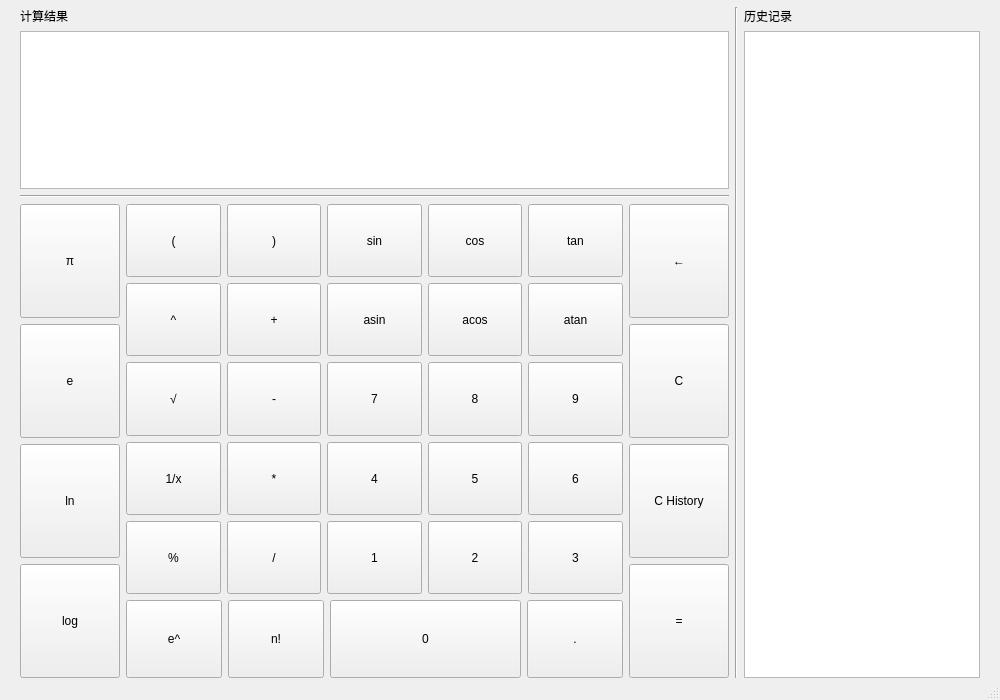
<?xml version="1.0" encoding="UTF-8"?>
<ui version="4.0">
 <class>MainWindow</class>
 <widget class="QMainWindow" name="MainWindow">
  <property name="geometry">
   <rect>
    <x>0</x>
    <y>0</y>
    <width>1000</width>
    <height>700</height>
   </rect>
  </property>
  <property name="sizePolicy">
   <sizepolicy hsizetype="MinimumExpanding" vsizetype="MinimumExpanding">
    <horstretch>0</horstretch>
    <verstretch>0</verstretch>
   </sizepolicy>
  </property>
  <property name="minimumSize">
   <size>
    <width>1000</width>
    <height>700</height>
   </size>
  </property>
  <property name="windowTitle">
   <string>MainWindow</string>
  </property>
  <widget class="QWidget" name="centralwidget">
   <layout class="QGridLayout" name="gridLayout_2">
    <property name="leftMargin">
     <number>20</number>
    </property>
    <property name="topMargin">
     <number>7</number>
    </property>
    <property name="rightMargin">
     <number>20</number>
    </property>
    <property name="bottomMargin">
     <number>0</number>
    </property>
    <item row="0" column="0">
     <layout class="QHBoxLayout" name="horizontalLayout_3" stretch="3,0,1">
      <item>
       <layout class="QVBoxLayout" name="verticalLayout_4" stretch="0,1,0,3">
        <item>
         <widget class="QLabel" name="label_2">
          <property name="text">
           <string>计算结果</string>
          </property>
         </widget>
        </item>
        <item>
         <widget class="QTextBrowser" name="showText">
          <property name="font">
           <font>
            <family>Times New Roman</family>
            <pointsize>36</pointsize>
           </font>
          </property>
          <property name="cursor" stdset="0">
           <cursorShape>IBeamCursor</cursorShape>
          </property>
          <property name="html">
           <string>&lt;!DOCTYPE HTML PUBLIC &quot;-//W3C//DTD HTML 4.0//EN&quot; &quot;http://www.w3.org/TR/REC-html40/strict.dtd&quot;&gt;
&lt;html&gt;&lt;head&gt;&lt;meta name=&quot;qrichtext&quot; content=&quot;1&quot; /&gt;&lt;style type=&quot;text/css&quot;&gt;
p, li { white-space: pre-wrap; }
&lt;/style&gt;&lt;/head&gt;&lt;body style=&quot; font-family:'Times New Roman'; font-size:36pt; font-weight:400; font-style:normal;&quot;&gt;
&lt;p align=&quot;center&quot; style=&quot;-qt-paragraph-type:empty; margin-top:0px; margin-bottom:0px; margin-left:0px; margin-right:0px; -qt-block-indent:0; text-indent:0px;&quot;&gt;&lt;br /&gt;&lt;/p&gt;&lt;/body&gt;&lt;/html&gt;</string>
          </property>
         </widget>
        </item>
        <item>
         <widget class="Line" name="line">
          <property name="orientation">
           <enum>Qt::Horizontal</enum>
          </property>
         </widget>
        </item>
        <item>
         <layout class="QHBoxLayout" name="horizontalLayout_2" stretch="1,5,1">
          <item>
           <layout class="QVBoxLayout" name="verticalLayout" stretch="0,0,0,0">
            <item>
             <widget class="QPushButton" name="pi">
              <property name="sizePolicy">
               <sizepolicy hsizetype="Preferred" vsizetype="Preferred">
                <horstretch>0</horstretch>
                <verstretch>0</verstretch>
               </sizepolicy>
              </property>
              <property name="cursor">
               <cursorShape>PointingHandCursor</cursorShape>
              </property>
              <property name="text">
               <string>π</string>
              </property>
             </widget>
            </item>
            <item>
             <widget class="QPushButton" name="e">
              <property name="sizePolicy">
               <sizepolicy hsizetype="Preferred" vsizetype="Preferred">
                <horstretch>0</horstretch>
                <verstretch>0</verstretch>
               </sizepolicy>
              </property>
              <property name="cursor">
               <cursorShape>PointingHandCursor</cursorShape>
              </property>
              <property name="text">
               <string>e</string>
              </property>
             </widget>
            </item>
            <item>
             <widget class="QPushButton" name="mln">
              <property name="sizePolicy">
               <sizepolicy hsizetype="Preferred" vsizetype="Preferred">
                <horstretch>0</horstretch>
                <verstretch>0</verstretch>
               </sizepolicy>
              </property>
              <property name="cursor">
               <cursorShape>PointingHandCursor</cursorShape>
              </property>
              <property name="text">
               <string>ln</string>
              </property>
             </widget>
            </item>
            <item>
             <widget class="QPushButton" name="mlog">
              <property name="sizePolicy">
               <sizepolicy hsizetype="Preferred" vsizetype="Preferred">
                <horstretch>0</horstretch>
                <verstretch>0</verstretch>
               </sizepolicy>
              </property>
              <property name="cursor">
               <cursorShape>PointingHandCursor</cursorShape>
              </property>
              <property name="text">
               <string>log</string>
              </property>
             </widget>
            </item>
           </layout>
          </item>
          <item>
           <layout class="QVBoxLayout" name="verticalLayout_3" stretch="5,1">
            <item>
             <layout class="QGridLayout" name="gridLayout">
              <item row="3" column="2">
               <widget class="QPushButton" name="num_4">
                <property name="sizePolicy">
                 <sizepolicy hsizetype="Preferred" vsizetype="Preferred">
                  <horstretch>0</horstretch>
                  <verstretch>0</verstretch>
                 </sizepolicy>
                </property>
                <property name="cursor">
                 <cursorShape>PointingHandCursor</cursorShape>
                </property>
                <property name="text">
                 <string>4</string>
                </property>
               </widget>
              </item>
              <item row="2" column="4">
               <widget class="QPushButton" name="num_9">
                <property name="sizePolicy">
                 <sizepolicy hsizetype="Preferred" vsizetype="Preferred">
                  <horstretch>0</horstretch>
                  <verstretch>0</verstretch>
                 </sizepolicy>
                </property>
                <property name="cursor">
                 <cursorShape>PointingHandCursor</cursorShape>
                </property>
                <property name="text">
                 <string>9</string>
                </property>
               </widget>
              </item>
              <item row="2" column="1">
               <widget class="QPushButton" name="sub">
                <property name="sizePolicy">
                 <sizepolicy hsizetype="Preferred" vsizetype="Preferred">
                  <horstretch>0</horstretch>
                  <verstretch>0</verstretch>
                 </sizepolicy>
                </property>
                <property name="cursor">
                 <cursorShape>PointingHandCursor</cursorShape>
                </property>
                <property name="text">
                 <string>-</string>
                </property>
               </widget>
              </item>
              <item row="4" column="4">
               <widget class="QPushButton" name="num_3">
                <property name="sizePolicy">
                 <sizepolicy hsizetype="Preferred" vsizetype="Preferred">
                  <horstretch>0</horstretch>
                  <verstretch>0</verstretch>
                 </sizepolicy>
                </property>
                <property name="cursor">
                 <cursorShape>PointingHandCursor</cursorShape>
                </property>
                <property name="text">
                 <string>3</string>
                </property>
               </widget>
              </item>
              <item row="2" column="3">
               <widget class="QPushButton" name="num_8">
                <property name="sizePolicy">
                 <sizepolicy hsizetype="Preferred" vsizetype="Preferred">
                  <horstretch>0</horstretch>
                  <verstretch>0</verstretch>
                 </sizepolicy>
                </property>
                <property name="cursor">
                 <cursorShape>PointingHandCursor</cursorShape>
                </property>
                <property name="text">
                 <string>8</string>
                </property>
               </widget>
              </item>
              <item row="4" column="3">
               <widget class="QPushButton" name="num_2">
                <property name="sizePolicy">
                 <sizepolicy hsizetype="Preferred" vsizetype="Preferred">
                  <horstretch>0</horstretch>
                  <verstretch>0</verstretch>
                 </sizepolicy>
                </property>
                <property name="cursor">
                 <cursorShape>PointingHandCursor</cursorShape>
                </property>
                <property name="text">
                 <string>2</string>
                </property>
               </widget>
              </item>
              <item row="4" column="1">
               <widget class="QPushButton" name="div">
                <property name="sizePolicy">
                 <sizepolicy hsizetype="Preferred" vsizetype="Preferred">
                  <horstretch>0</horstretch>
                  <verstretch>0</verstretch>
                 </sizepolicy>
                </property>
                <property name="cursor">
                 <cursorShape>PointingHandCursor</cursorShape>
                </property>
                <property name="text">
                 <string>/</string>
                </property>
               </widget>
              </item>
              <item row="1" column="1">
               <widget class="QPushButton" name="add">
                <property name="sizePolicy">
                 <sizepolicy hsizetype="Preferred" vsizetype="Preferred">
                  <horstretch>0</horstretch>
                  <verstretch>0</verstretch>
                 </sizepolicy>
                </property>
                <property name="cursor">
                 <cursorShape>PointingHandCursor</cursorShape>
                </property>
                <property name="text">
                 <string>+</string>
                </property>
               </widget>
              </item>
              <item row="3" column="1">
               <widget class="QPushButton" name="mul">
                <property name="sizePolicy">
                 <sizepolicy hsizetype="Preferred" vsizetype="Preferred">
                  <horstretch>0</horstretch>
                  <verstretch>0</verstretch>
                 </sizepolicy>
                </property>
                <property name="cursor">
                 <cursorShape>PointingHandCursor</cursorShape>
                </property>
                <property name="text">
                 <string>*</string>
                </property>
               </widget>
              </item>
              <item row="4" column="2">
               <widget class="QPushButton" name="num_1">
                <property name="sizePolicy">
                 <sizepolicy hsizetype="Preferred" vsizetype="Preferred">
                  <horstretch>0</horstretch>
                  <verstretch>0</verstretch>
                 </sizepolicy>
                </property>
                <property name="cursor">
                 <cursorShape>PointingHandCursor</cursorShape>
                </property>
                <property name="text">
                 <string>1</string>
                </property>
               </widget>
              </item>
              <item row="3" column="4">
               <widget class="QPushButton" name="num_6">
                <property name="sizePolicy">
                 <sizepolicy hsizetype="Preferred" vsizetype="Preferred">
                  <horstretch>0</horstretch>
                  <verstretch>0</verstretch>
                 </sizepolicy>
                </property>
                <property name="cursor">
                 <cursorShape>PointingHandCursor</cursorShape>
                </property>
                <property name="text">
                 <string>6</string>
                </property>
               </widget>
              </item>
              <item row="3" column="3">
               <widget class="QPushButton" name="num_5">
                <property name="sizePolicy">
                 <sizepolicy hsizetype="Preferred" vsizetype="Preferred">
                  <horstretch>0</horstretch>
                  <verstretch>0</verstretch>
                 </sizepolicy>
                </property>
                <property name="cursor">
                 <cursorShape>PointingHandCursor</cursorShape>
                </property>
                <property name="text">
                 <string>5</string>
                </property>
               </widget>
              </item>
              <item row="2" column="2">
               <widget class="QPushButton" name="num_7">
                <property name="sizePolicy">
                 <sizepolicy hsizetype="Preferred" vsizetype="Preferred">
                  <horstretch>0</horstretch>
                  <verstretch>0</verstretch>
                 </sizepolicy>
                </property>
                <property name="cursor">
                 <cursorShape>PointingHandCursor</cursorShape>
                </property>
                <property name="text">
                 <string>7</string>
                </property>
               </widget>
              </item>
              <item row="1" column="0">
               <widget class="QPushButton" name="power">
                <property name="sizePolicy">
                 <sizepolicy hsizetype="Preferred" vsizetype="Preferred">
                  <horstretch>0</horstretch>
                  <verstretch>0</verstretch>
                 </sizepolicy>
                </property>
                <property name="cursor">
                 <cursorShape>PointingHandCursor</cursorShape>
                </property>
                <property name="text">
                 <string>^</string>
                </property>
               </widget>
              </item>
              <item row="1" column="4">
               <widget class="QPushButton" name="matan">
                <property name="sizePolicy">
                 <sizepolicy hsizetype="Preferred" vsizetype="Preferred">
                  <horstretch>0</horstretch>
                  <verstretch>0</verstretch>
                 </sizepolicy>
                </property>
                <property name="cursor">
                 <cursorShape>PointingHandCursor</cursorShape>
                </property>
                <property name="text">
                 <string>atan</string>
                </property>
               </widget>
              </item>
              <item row="1" column="3">
               <widget class="QPushButton" name="macos">
                <property name="sizePolicy">
                 <sizepolicy hsizetype="Preferred" vsizetype="Preferred">
                  <horstretch>0</horstretch>
                  <verstretch>0</verstretch>
                 </sizepolicy>
                </property>
                <property name="cursor">
                 <cursorShape>PointingHandCursor</cursorShape>
                </property>
                <property name="text">
                 <string>acos</string>
                </property>
               </widget>
              </item>
              <item row="1" column="2">
               <widget class="QPushButton" name="masin">
                <property name="sizePolicy">
                 <sizepolicy hsizetype="Preferred" vsizetype="Preferred">
                  <horstretch>0</horstretch>
                  <verstretch>0</verstretch>
                 </sizepolicy>
                </property>
                <property name="cursor">
                 <cursorShape>PointingHandCursor</cursorShape>
                </property>
                <property name="text">
                 <string>asin</string>
                </property>
               </widget>
              </item>
              <item row="0" column="2">
               <widget class="QPushButton" name="msin">
                <property name="sizePolicy">
                 <sizepolicy hsizetype="Preferred" vsizetype="Preferred">
                  <horstretch>0</horstretch>
                  <verstretch>0</verstretch>
                 </sizepolicy>
                </property>
                <property name="cursor">
                 <cursorShape>PointingHandCursor</cursorShape>
                </property>
                <property name="text">
                 <string>sin</string>
                </property>
               </widget>
              </item>
              <item row="0" column="3">
               <widget class="QPushButton" name="mcos">
                <property name="sizePolicy">
                 <sizepolicy hsizetype="Preferred" vsizetype="Preferred">
                  <horstretch>0</horstretch>
                  <verstretch>0</verstretch>
                 </sizepolicy>
                </property>
                <property name="cursor">
                 <cursorShape>PointingHandCursor</cursorShape>
                </property>
                <property name="text">
                 <string>cos</string>
                </property>
               </widget>
              </item>
              <item row="0" column="4">
               <widget class="QPushButton" name="mtan">
                <property name="sizePolicy">
                 <sizepolicy hsizetype="Preferred" vsizetype="Preferred">
                  <horstretch>0</horstretch>
                  <verstretch>0</verstretch>
                 </sizepolicy>
                </property>
                <property name="cursor">
                 <cursorShape>PointingHandCursor</cursorShape>
                </property>
                <property name="text">
                 <string>tan</string>
                </property>
               </widget>
              </item>
              <item row="0" column="1">
               <widget class="QPushButton" name="rbracket">
                <property name="sizePolicy">
                 <sizepolicy hsizetype="Preferred" vsizetype="Preferred">
                  <horstretch>0</horstretch>
                  <verstretch>0</verstretch>
                 </sizepolicy>
                </property>
                <property name="cursor">
                 <cursorShape>PointingHandCursor</cursorShape>
                </property>
                <property name="text">
                 <string>)</string>
                </property>
               </widget>
              </item>
              <item row="0" column="0">
               <widget class="QPushButton" name="lbracket">
                <property name="sizePolicy">
                 <sizepolicy hsizetype="Preferred" vsizetype="Preferred">
                  <horstretch>0</horstretch>
                  <verstretch>0</verstretch>
                 </sizepolicy>
                </property>
                <property name="cursor">
                 <cursorShape>PointingHandCursor</cursorShape>
                </property>
                <property name="text">
                 <string>(</string>
                </property>
               </widget>
              </item>
              <item row="3" column="0">
               <widget class="QPushButton" name="rec">
                <property name="sizePolicy">
                 <sizepolicy hsizetype="Preferred" vsizetype="Preferred">
                  <horstretch>0</horstretch>
                  <verstretch>0</verstretch>
                 </sizepolicy>
                </property>
                <property name="cursor">
                 <cursorShape>PointingHandCursor</cursorShape>
                </property>
                <property name="text">
                 <string>1/x</string>
                </property>
               </widget>
              </item>
              <item row="4" column="0">
               <widget class="QPushButton" name="mod">
                <property name="sizePolicy">
                 <sizepolicy hsizetype="Preferred" vsizetype="Preferred">
                  <horstretch>0</horstretch>
                  <verstretch>0</verstretch>
                 </sizepolicy>
                </property>
                <property name="cursor">
                 <cursorShape>PointingHandCursor</cursorShape>
                </property>
                <property name="text">
                 <string>%</string>
                </property>
               </widget>
              </item>
              <item row="2" column="0">
               <widget class="QPushButton" name="psqrt">
                <property name="sizePolicy">
                 <sizepolicy hsizetype="Preferred" vsizetype="Preferred">
                  <horstretch>0</horstretch>
                  <verstretch>0</verstretch>
                 </sizepolicy>
                </property>
                <property name="cursor">
                 <cursorShape>PointingHandCursor</cursorShape>
                </property>
                <property name="text">
                 <string>√</string>
                </property>
               </widget>
              </item>
             </layout>
            </item>
            <item>
             <layout class="QHBoxLayout" name="horizontalLayout" stretch="1,1,2,1">
              <item>
               <widget class="QPushButton" name="mexp">
                <property name="sizePolicy">
                 <sizepolicy hsizetype="Preferred" vsizetype="Preferred">
                  <horstretch>0</horstretch>
                  <verstretch>0</verstretch>
                 </sizepolicy>
                </property>
                <property name="cursor">
                 <cursorShape>PointingHandCursor</cursorShape>
                </property>
                <property name="text">
                 <string>e^</string>
                </property>
               </widget>
              </item>
              <item>
               <widget class="QPushButton" name="fact">
                <property name="sizePolicy">
                 <sizepolicy hsizetype="Preferred" vsizetype="Preferred">
                  <horstretch>0</horstretch>
                  <verstretch>0</verstretch>
                 </sizepolicy>
                </property>
                <property name="cursor">
                 <cursorShape>PointingHandCursor</cursorShape>
                </property>
                <property name="text">
                 <string>n!</string>
                </property>
               </widget>
              </item>
              <item>
               <widget class="QPushButton" name="num_0">
                <property name="sizePolicy">
                 <sizepolicy hsizetype="Preferred" vsizetype="Preferred">
                  <horstretch>0</horstretch>
                  <verstretch>0</verstretch>
                 </sizepolicy>
                </property>
                <property name="cursor">
                 <cursorShape>PointingHandCursor</cursorShape>
                </property>
                <property name="text">
                 <string>0</string>
                </property>
               </widget>
              </item>
              <item>
               <widget class="QPushButton" name="dot">
                <property name="sizePolicy">
                 <sizepolicy hsizetype="Preferred" vsizetype="Preferred">
                  <horstretch>0</horstretch>
                  <verstretch>0</verstretch>
                 </sizepolicy>
                </property>
                <property name="cursor">
                 <cursorShape>PointingHandCursor</cursorShape>
                </property>
                <property name="text">
                 <string>.</string>
                </property>
               </widget>
              </item>
             </layout>
            </item>
           </layout>
          </item>
          <item>
           <layout class="QVBoxLayout" name="verticalLayout_2">
            <item>
             <widget class="QPushButton" name="back">
              <property name="sizePolicy">
               <sizepolicy hsizetype="Preferred" vsizetype="Preferred">
                <horstretch>0</horstretch>
                <verstretch>0</verstretch>
               </sizepolicy>
              </property>
              <property name="cursor">
               <cursorShape>PointingHandCursor</cursorShape>
              </property>
              <property name="text">
               <string>←</string>
              </property>
             </widget>
            </item>
            <item>
             <widget class="QPushButton" name="clc">
              <property name="sizePolicy">
               <sizepolicy hsizetype="Preferred" vsizetype="Preferred">
                <horstretch>0</horstretch>
                <verstretch>0</verstretch>
               </sizepolicy>
              </property>
              <property name="cursor">
               <cursorShape>PointingHandCursor</cursorShape>
              </property>
              <property name="text">
               <string>C</string>
              </property>
             </widget>
            </item>
            <item>
             <widget class="QPushButton" name="clcH">
              <property name="sizePolicy">
               <sizepolicy hsizetype="Preferred" vsizetype="Preferred">
                <horstretch>0</horstretch>
                <verstretch>0</verstretch>
               </sizepolicy>
              </property>
              <property name="cursor">
               <cursorShape>PointingHandCursor</cursorShape>
              </property>
              <property name="text">
               <string>C History</string>
              </property>
             </widget>
            </item>
            <item>
             <widget class="QPushButton" name="equ">
              <property name="sizePolicy">
               <sizepolicy hsizetype="Preferred" vsizetype="Preferred">
                <horstretch>0</horstretch>
                <verstretch>0</verstretch>
               </sizepolicy>
              </property>
              <property name="cursor">
               <cursorShape>PointingHandCursor</cursorShape>
              </property>
              <property name="text">
               <string>=</string>
              </property>
             </widget>
            </item>
           </layout>
          </item>
         </layout>
        </item>
       </layout>
      </item>
      <item>
       <widget class="Line" name="line_29">
        <property name="orientation">
         <enum>Qt::Vertical</enum>
        </property>
       </widget>
      </item>
      <item>
       <layout class="QVBoxLayout" name="verticalLayout_5">
        <item>
         <widget class="QLabel" name="label">
          <property name="text">
           <string>历史记录</string>
          </property>
         </widget>
        </item>
        <item>
         <widget class="QTextBrowser" name="historyText">
          <property name="font">
           <font>
            <family>Times New Roman</family>
            <pointsize>14</pointsize>
           </font>
          </property>
          <property name="cursor" stdset="0">
           <cursorShape>IBeamCursor</cursorShape>
          </property>
         </widget>
        </item>
       </layout>
      </item>
     </layout>
    </item>
   </layout>
  </widget>
  <widget class="QMenuBar" name="menubar">
   <property name="geometry">
    <rect>
     <x>0</x>
     <y>0</y>
     <width>1000</width>
     <height>26</height>
    </rect>
   </property>
  </widget>
  <widget class="QStatusBar" name="statusbar"/>
 </widget>
 <resources/>
 <connections/>
</ui>
